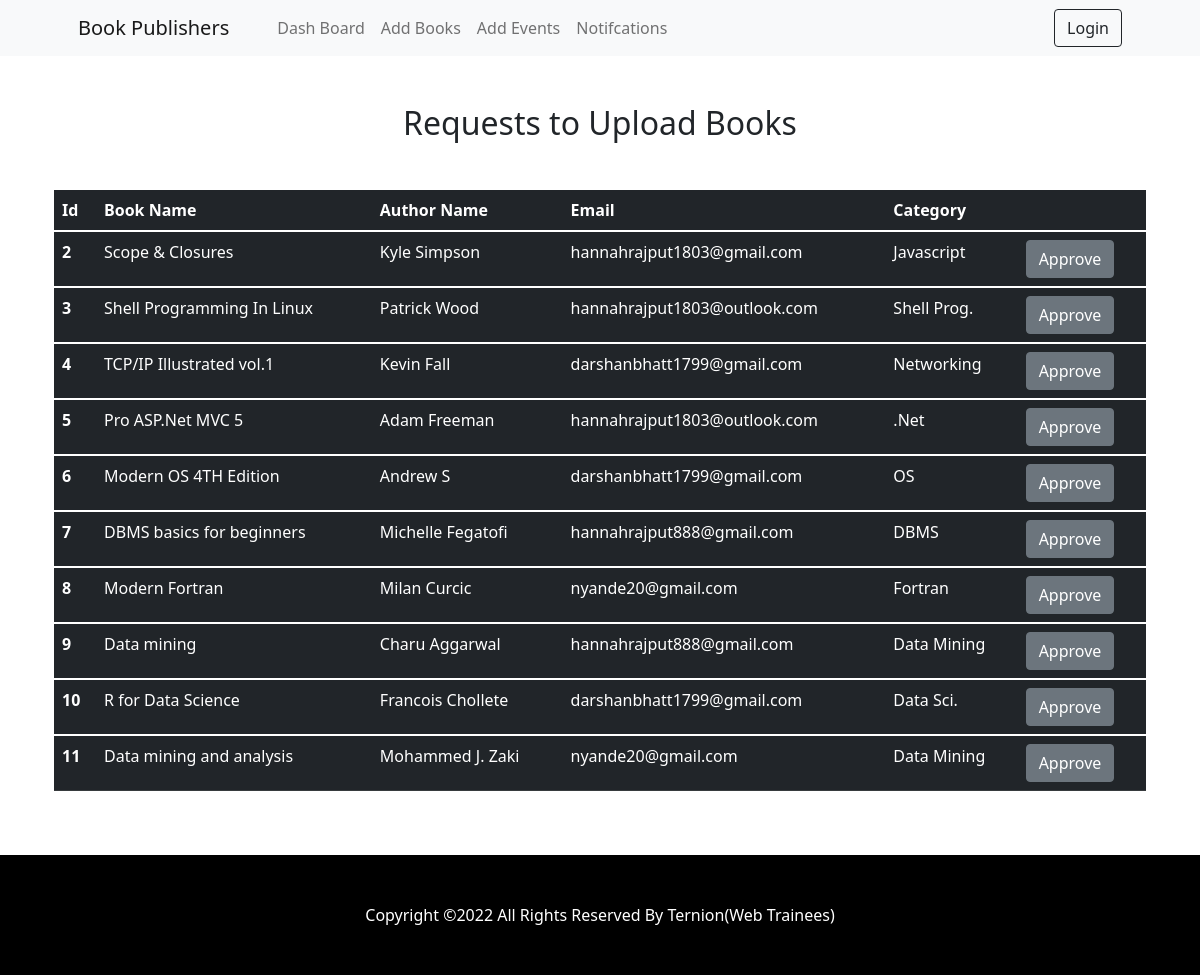
Page /authorrequest.php on the committed database.
### tables this page shows
CREATE TABLE `author_proposal_tbl` (
  `Id` int(10) NOT NULL,
  `Book_Name` varchar(255) NOT NULL,
  `Author_Name` varchar(255) NOT NULL,
  `Email` varchar(255) NOT NULL,
  `Category` varchar(255) NOT NULL
);

### authorrequest.php (the view, shortened to what this page needs)
<!DOCTYPE html>
<html lang="en">
    <head>
        <link href="https://cdn.jsdelivr.net/npm/bootstrap-icons@1.5.0/font/bootstrap-icons.css" rel="stylesheet" />
        <link href="css/styles.css" rel="stylesheet" />
    </head>
    <body>
        <?php include "adminnav.php";?>
        <section class="py-5">
        <h2 style="text-align: center;">Requests to Upload Books</h2>
            <div class="container px-4 px-lg-5 mt-5">
                <div class="row gx-4 gx-lg-5 row-cols-2 row-cols-md-3 row-cols-xl-4 justify-content-center">
                <table class="table table-dark table-hover">
                <thead>
    <tr>
      <th scope="col">Id</th>
      <th scope="col">Book Name</th>
      <th scope="col">Author Name</th>
      <th scope="col">Email</th>
      <th scope="col">Category</th>
      <th scope="col"></th>
    </tr>
  </thead>
  <?php
  $db = new connection();
  $conn = $db->getConnection();
  $query = $conn->query("SELECT * FROM author_proposal_tbl");
  if(mysqli_num_rows($query) > 0){
      while($row=mysqli_fetch_assoc($query)){
  ?>
  <tbody>
      <form>
    <tr>
      <th scope="row"><?php echo $row['Id'];?></th>
      <td><?php echo $row['Book_Name'];?></td>
      <td><?php echo $row['Author_Name'];?></td>
      <td><?php echo $row['Email'];?></td>
      <td><?php echo $row['Category'];?></td>
      <td><button type="button" class="btn btn-secondary"  value="" name="accept">Approve</button>
</td>
    </tr>
      </form>
  </tbody>
 <?php
       }
    }
    ?>
                </table>
                </div>
            </div>
        </section>
        <footer style="background-color:black;" class="py-5">
            <div class="container"><p class="m-0 text-center text-white">Copyright &copy;2022 All Rights Reserved By Ternion(Web Trainees)</p></div>
        </footer>
    </body>
</html>

### rows in the picture
author_proposal_tbl: Id "2", Book_Name "Scope & Closures", Author_Name "Kyle Simpson", Email "hannahrajput1803@gmail.com", Category "Javascript"
author_proposal_tbl: Id "3", Book_Name "Shell Programming In Linux", Author_Name "Patrick Wood", Email "hannahrajput1803@outlook.com", Category "Shell Prog."
author_proposal_tbl: Id "4", Book_Name "TCP/IP Illustrated vol.1", Author_Name "Kevin Fall", Email "darshanbhatt1799@gmail.com", Category "Networking"
author_proposal_tbl: Id "5", Book_Name "Pro ASP.Net MVC 5", Author_Name "Adam Freeman", Email "hannahrajput1803@outlook.com", Category ".Net"
author_proposal_tbl: Id "6", Book_Name "Modern OS 4TH Edition", Author_Name "Andrew S", Email "darshanbhatt1799@gmail.com", Category "OS"
author_proposal_tbl: Id "7", Book_Name "DBMS basics for beginners", Author_Name "Michelle Fegatofi", Email "hannahrajput888@gmail.com", Category "DBMS"
author_proposal_tbl: Id "8", Book_Name "Modern Fortran", Author_Name "Milan Curcic", Email "nyande20@gmail.com", Category "Fortran"
author_proposal_tbl: Id "9", Book_Name "Data mining", Author_Name "Charu Aggarwal", Email "hannahrajput888@gmail.com", Category "Data Mining"
author_proposal_tbl: Id "10", Book_Name "R for Data Science", Author_Name "Francois Chollete", Email "darshanbhatt1799@gmail.com", Category "Data Sci."
author_proposal_tbl: Id "11", Book_Name "Data mining and analysis", Author_Name "Mohammed J. Zaki", Email "nyande20@gmail.com", Category "Data Mining"
